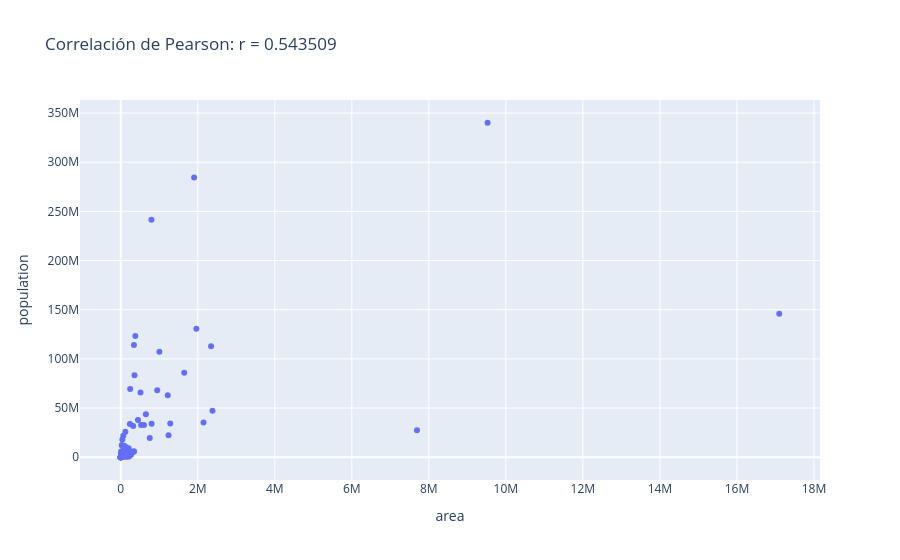

The notebook cell saved with this chart:
### Code cell
print(f'Representación gráfica de la correlación entre la población de los distintos países estudiados en función del área: ')

import matplotlib.pyplot as plt
import plotly.express as px

fig = px.scatter(
    df_muestra_ordenada,
    x="area",
    y="population",
    hover_name="country",   # nombre principal al pasar el mouse
    hover_data={
        "region": True,
        "density": True,
        "area": True,
        "population": True
    }, 
    title= (f"Correlación de Pearson: r = {r:2f}")
  )
fig.show()

### Figure 1 — Plotly figure (JSON) as saved in the notebook; plotly's stock layout.template omitted (floating-point values rounded to 4 significant figures; data arrays with more than 128 entries replaced by an {"elided": "..."} marker saying what was removed)
{"data": [{"customdata": {"elided": "100x2 mixed values"}, "hovertemplate": "<b>%{hovertext}</b><br><br>area=%{x}<br>population=%{y}<br>region=%{customdata[0]}<br>density=%{customdata[1]}<extra></extra>", "hovertext": ["Mali", "Tanzania", "British Indian Ocean Territory", "Zambia", "Egypt", "DR Congo", "Mauritius", "Djibouti", "São Tomé and Príncipe", "Republic of the Congo", "Seychelles", "Gambia", "Ivory Coast", "Cape Verde", "Gabon", "Burundi", "Algeria", "South Africa", "Mozambique", "Ghana", "Dominica", "British Virgin Islands", "Curaçao", "Saint Pierre and Miquelon", "Cayman Islands", "Aruba", "Peru", "Guyana", "Bahamas", "United States", "Cuba", "French Guiana", "Suriname", "Costa Rica", "Turks and Caicos Islands", "Grenada", "Anguilla", "Guadeloupe", "Saint Lucia", "Uruguay", "Mexico", "Honduras", "El Salvador", "Bouvet Island", "French Southern and Antarctic Lands", "Afghanistan", "United Arab Emirates", "Brunei", "North Korea", "Pakistan", "Timor-Leste", "Qatar", "Yemen", "Armenia", "Thailand", "Oman", "Kyrgyzstan", "Jordan", "Uzbekistan", "Bhutan", "Sri Lanka", "Saudi Arabia", "Philippines", "Indonesia", "Iran", "Japan", "Lebanon", "Netherlands", "Finland", "Greece", "North Macedonia", "Ireland", "Andorra", "United Kingdom", "Croatia", "Estonia", "Slovenia", "Belarus", "Russia", "Czechia", "Montenegro", "Germany", "Gibraltar", "Kosovo", "Belgium", "Latvia", "Hungary", "Jersey", "Portugal", "Ukraine", "Niue", "Palau", "Northern Mariana Islands", "American Samoa", "Tuvalu", "Australia", "Samoa", "French Polynesia", "Fiji", "Pitcairn Islands"], "legendgroup": "", "marker": {"color": "#636efa", "symbol": "circle"}, "mode": "markers", "name": "", "orientation": "v", "showlegend": false, "type": "scatter", "x": [1240000.0, 947300.0, 60.0, 752600.0, 1002000.0, 2345000.0, 2040.0, 23200.0, 964.0, 342000.0, 452.0, 10690.0, 322500.0, 4033.0, 267700.0, 27830.0, 2382000.0, 1221000.0, 801600.0, 238500.0, 751.0, 151.0, 444.0, 242.0, 264.0, 180.0, 1285000.0, 215000.0, 13940.0, 9525000.0, 109900.0, 83530.0, 163800.0, 51100.0, 948.0, 344.0, 91.0, 1628.0, 616.0, 181000.0, 1964000.0, 112500.0, 21040.0, 49.0, 7747.0, 652200.0, 83600.0, 5765.0, 120500.0, 796100.0, 14870.0, 11590.0, 528000.0, 29740.0, 513100.0, 309500.0, 200000.0, 89340.0, 447400.0, 38390.0, 65610.0, 2150000.0, 342400.0, 1905000.0, 1648000.0, 377900.0, 10450.0, 41860.0, 338500.0, 132000.0, 25710.0, 70270.0, 468.0, 244400.0, 56590.0, 45230.0, 20270.0, 207600.0, 17100000.0, 78860.0, 13810.0, 357100.0, 6.0, 10910.0, 30530.0, 64560.0, 93030.0, 116.0, 92090.0, 603600.0, 260.0, 459.0, 464.0, 199.0, 26.0, 7692000.0, 2842.0, 4167.0, 18270.0, 47.0], "xaxis": "x", "y": [22395489, 68153004, 0, 19693423, 107271260, 112832000, 1243741, 1066809, 209607, 6142180, 122729, 2422712, 31719275, 491233, 2469296, 12332788, 47400000, 63100945, 34090466, 33742380, 67408, 39471, 156115, 5819, 84738, 107566, 34350244, 772975, 398165, 340110988, 9748007, 292354, 616500, 5309625, 50828, 109021, 16010, 378561, 184100, 3499451, 130575786, 9892632, 6029976, 0, 400, 43844000, 11294243, 455500, 25950000, 241499431, 1391221, 3173024, 32684503, 3076200, 65859640, 5343630, 7281800, 11734000, 37859698, 784043, 21763170, 35300280, 114123600, 284438782, 85961000, 123210000, 5490000, 18100436, 5650325, 10400720, 1822612, 5458600, 88406, 69281437, 3866233, 1369995, 2130638, 9109280, 146028325, 10882341, 623327, 83491249, 38000, 1585566, 11825551, 1829000, 9539502, 103267, 10749635, 32862000, 1681, 16733, 47329, 49710, 10643, 27536874, 205557, 279500, 900869, 35], "yaxis": "y"}], "layout": {"legend": {"tracegroupgap": 0}, "title": {"text": "Correlación de Pearson: r = 0.543509"}, "xaxis": {"anchor": "y", "domain": [0, 1], "title": {"text": "area"}}, "yaxis": {"anchor": "x", "domain": [0, 1], "title": {"text": "population"}}}}
